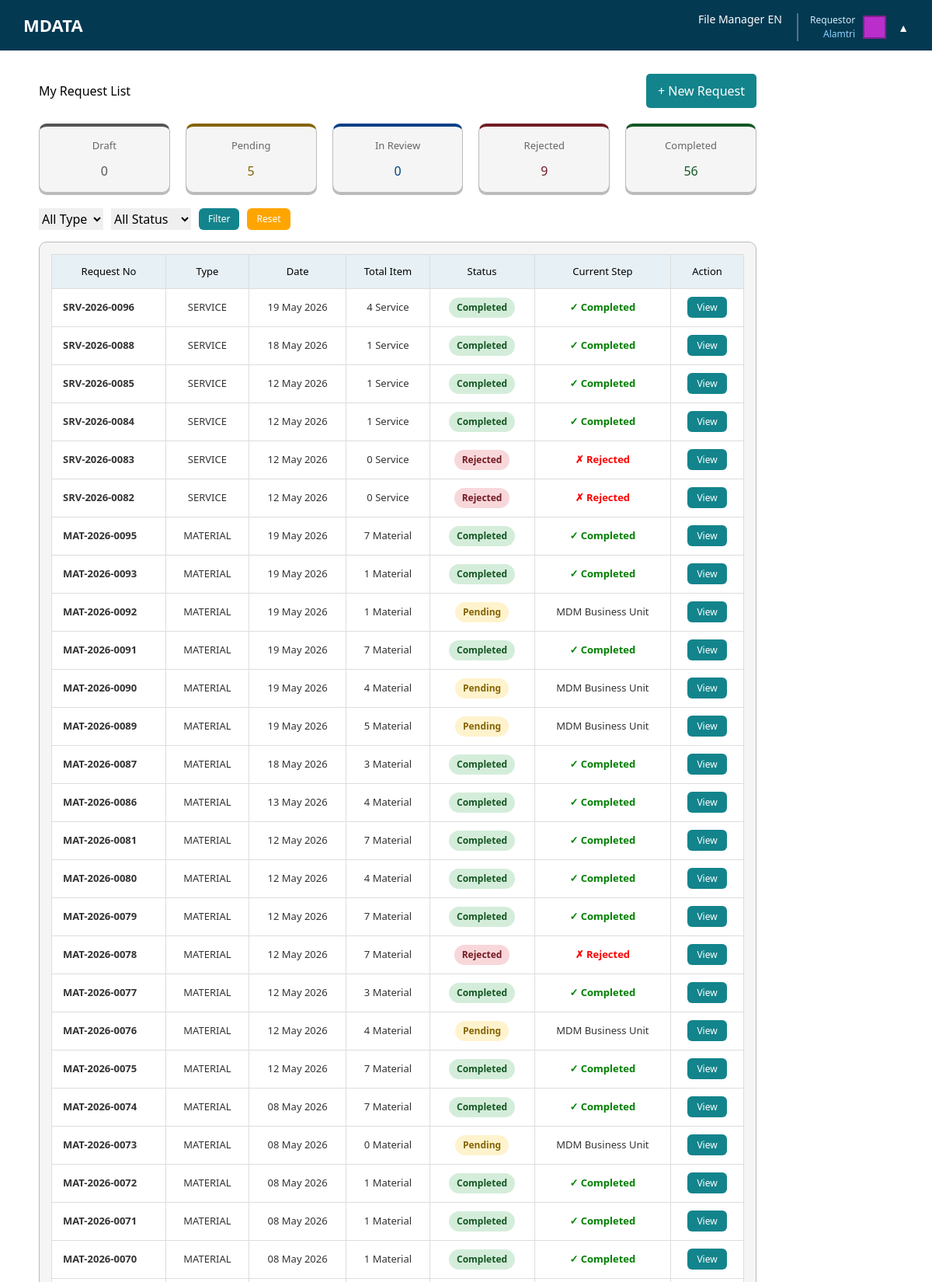
Page /Pages/request_list.php (signed in, upper part) on the committed database.
### tables this page shows
CREATE TABLE IF NOT EXISTS `users` (
  `id` int NOT NULL AUTO_INCREMENT,
  `nama` varchar(100) DEFAULT NULL,
  `email` varchar(100) DEFAULT NULL,
  `departemen` varchar(100) DEFAULT NULL,
  `password` varchar(100) DEFAULT NULL,
  `company_id` int DEFAULT NULL,
  `role_id` int DEFAULT NULL,
  PRIMARY KEY (`id`),
  KEY `company_id` (`company_id`),
  KEY `role_id` (`role_id`),
  CONSTRAINT `users_ibfk_1` FOREIGN KEY (`company_id`) REFERENCES `company` (`id`),
  CONSTRAINT `users_ibfk_2` FOREIGN KEY (`role_id`) REFERENCES `role` (`id`)
);

CREATE TABLE IF NOT EXISTS `role` (
  `id` int NOT NULL AUTO_INCREMENT,
  `nama_role` varchar(50) DEFAULT NULL,
  PRIMARY KEY (`id`)
);

CREATE TABLE IF NOT EXISTS `company` (
  `id` int NOT NULL AUTO_INCREMENT,
  `nama_company` varchar(50) DEFAULT NULL,
  `company_code` varchar(10) DEFAULT NULL,
  PRIMARY KEY (`id`)
);

CREATE TABLE IF NOT EXISTS `request_header` (
  `id` int NOT NULL AUTO_INCREMENT,
  `request_no` varchar(50) DEFAULT NULL,
  `requestor_id` int NOT NULL,
  `company_id` int NOT NULL,
  `departemen` varchar(100) NOT NULL,
  `request_type` varchar(50) NOT NULL,
  `request_date` date NOT NULL,
  `status` varchar(50) NOT NULL DEFAULT 'DRAFT',
  `current_step` varchar(50) NOT NULL DEFAULT 'MDM_BU',
  `general_approved_by` int DEFAULT NULL,
  `general_approved_at` datetime DEFAULT NULL,
  `submitted_at` timestamp NULL DEFAULT NULL,
  `created_at` timestamp NOT NULL DEFAULT CURRENT_TIMESTAMP,
  `updated_at` timestamp NOT NULL DEFAULT CURRENT_TIMESTAMP ON UPDATE CURRENT_TIMESTAMP,
  PRIMARY KEY (`id`),
  UNIQUE KEY `request_no` (`request_no`),
  KEY `fk_rh_requestor` (`requestor_id`),
  KEY `fk_rh_general_approver` (`general_approved_by`),
  CONSTRAINT `fk_rh_general_approver` FOREIGN KEY (`general_approved_by`) REFERENCES `users` (`id`),
  CONSTRAINT `fk_rh_requestor` FOREIGN KEY (`requestor_id`) REFERENCES `users` (`id`)
);

### Pages/request_list.php (the view, shortened to what this page needs)
<?php
require_once $_SERVER['DOCUMENT_ROOT'] . '/atri/config/koneksi.php';
$user_id    = (int)$_SESSION['user_id'];
$statuses = ['DRAFT', 'PENDING', 'PARTIAL', 'REJECTED', 'COMPLETED'];
$summary  = [];
foreach($statuses as $st){
    $res           = mysqli_query($koneksi, "SELECT COUNT(*) as total FROM request_header WHERE requestor_id = $user_id AND status = '$st'");
    $data          = mysqli_fetch_assoc($res);
    $summary[$st]  = $data['total'];
}
$where = ["rh.requestor_id = $user_id"];
$whereSql = implode(" AND ", $where);
$sql = "
    SELECT
        rh.*,
        (SELECT COUNT(*) FROM request_detail_material WHERE request_id = rh.id) as total_material,
        (SELECT COUNT(*) FROM request_detail_service WHERE request_id = rh.id) as total_service
    FROM request_header rh
    WHERE $whereSql
    ORDER BY rh.request_no DESC";
$query = mysqli_query($koneksi, $sql);
?>
<!DOCTYPE html>
<html lang="en">
<head>
    <link rel="stylesheet" href="/atri/css/global.css">
    <link rel="stylesheet" href="/atri/css/navbar.css">
    <link rel="stylesheet" href="/atri/css/request_list.css">
<script src="https://cdn.tailwindcss.com"></script>
</head>
<body>
<?php require_once $_SERVER['DOCUMENT_ROOT'] . '/atri/include/navbar.php'; ?>
<div class="container">
    <div style="display:flex;justify-content:space-between;align-items:center;margin-bottom:20px;">
        <h2 id="pageTitle"> My Request List</h2>
        <a href="request.php" style="background:var(--btn-primary);color:white;padding:10px 15px;border-radius:5px;text-decoration:none;">+ New Request</a>
    </div>
    <div class="summary-box">
        <?php
        $labelMap = [
            'DRAFT'     => 'Draft',
            'PENDING'   => 'Pending',
            'PARTIAL'   => 'In Review',
            'REJECTED'  => 'Rejected',
            'COMPLETED' => 'Completed',
        ];
        $colorMap = [
            'DRAFT'     => ['bg' => '#f0f0f0', 'color' => '#555'],
            'PENDING'   => ['bg' => '#fff3cd', 'color' => '#856404'],
            'PARTIAL'   => ['bg' => '#cce5ff', 'color' => '#004085'],
            'REJECTED'  => ['bg' => '#f8d7da', 'color' => '#721c24'],
            'COMPLETED' => ['bg' => '#d4edda', 'color' => '#155724'],
        ];
        foreach($summary as $st => $count):
            $color = $colorMap[$st]['color'] ?? '#333';
        ?>
        <div class="summary-card" style="border-top: 4px solid <?= $color ?>">
            <div style="color:#666;font-size:13px;"><?= $labelMap[$st] ?? $st ?></div>
            <h1 style="margin:10px 0 0 0;color:<?= $color ?>"><?= $count ?></h1>
        </div>
        <?php endforeach; ?>
    </div>
<form method="GET" style="display:flex;gap:10px;margin-bottom:15px;">
    <select name="type">
        <option value="">All Type</option>
    </select>
    <select name="status">
        <option value="">All Status</option>
    </select>
    <button type="submit" class="btn-view">Filter</button>
    <a href="request_list.php" class="btn-edit">Reset</a>
</form>
    <div class="table-box">
        <table>
            <thead>
                <tr>
                    <th>Request No</th>
                    <th>Type</th>
                    <th>Date</th>
                    <th>Total Item</th>
                    <th>Status</th>
                    <th>Current Step</th>
                    <th>Action</th>
                </tr>
            </thead>
            <tbody>
                <?php if($query && mysqli_num_rows($query) > 0): ?>
                    <?php while($row = mysqli_fetch_assoc($query)): ?>
                        <tr>
                            <td><strong><?= htmlspecialchars($row['request_no']) ?></strong></td>
                            <td><?= htmlspecialchars($row['request_type']) ?></td>
                            <td><?= date('d M Y', strtotime($row['request_date'])) ?></td>
                            <td style="text-align:center;">
                                <?php
                                if($row['request_type'] == 'MATERIAL'){
                                    echo $row['total_material'] . ' Material';
                                } else {
                                    echo $row['total_service'] . ' Service';
                                }
                                ?>
                            </td>
                            <td>
                                <?php
                                $s     = $row['status'];
                                $label = $labelMap[$s] ?? $s;
                                $cls   = 'status-' . strtolower($s);
                                echo '<span class="badge ' . $cls . '">' . htmlspecialchars($label) . '</span>';
                                ?>
                            </td>
                            <td>
                                <?php
                                $step = $row['current_step'] ?? '-';
                                if($row['status'] == 'COMPLETED'){
                                    echo '<span style="color:green;font-weight:bold">✓ Completed</span>';
                                } elseif($row['status'] == 'REJECTED'){
                                    echo '<span style="color:red;font-weight:bold">✗ Rejected</span>';
                                } else {
                                    echo htmlspecialchars($step);
                                }
                                ?>
                            </td>
                            <td>
                                <?php if($row['status'] == 'DRAFT'): ?>
                                    <a href="request.php?id=<?= $row['id'] ?>" class="btn-edit">Edit</a>
                                <?php else: ?>
                                    <a href="view_request.php?id=<?= $row['id'] ?>" class="btn-view">View</a>
                                <?php endif; ?>
                            </td>
                        </tr>
                    <?php endwhile; ?>
                <?php endif; ?>
            </tbody>
        </table>
    </div>
</div>
</body>
</html>

### include/navbar.php (shortened to what this page needs)
<?php
$user_id = $_SESSION['user_id'];
$queryNav = mysqli_query($koneksi, "
    SELECT users.nama, role.nama_role, company.nama_company
    FROM users
    JOIN role    ON users.role_id    = role.id
    JOIN company ON users.company_id = company.id
    WHERE users.id = '$user_id'
");
$userNav = mysqli_fetch_assoc($queryNav);
?>
    <link rel="stylesheet" href="/atri/css/global.css">
    <link rel="stylesheet" href="/atri/css/navbar.css">
<div class="navbar">
    <div class="nav-left">
        <span class="logo-text">MDATA</span>
    </div>
    <div class="nav-right" id="mobileMenu">
        <a href="#">File Manager</a>
        <a href="#">EN</a>
        <div class="user-menu">
            <div class="user-panel" onclick="toggleUserMenu()">
                <div class="user-text">
                    <div class="user-role">
                        <?= htmlspecialchars($userNav['nama_role']    ?? 'No Role') ?>
                    </div>
                    <div class="user-company">
                        <?= htmlspecialchars($userNav['nama_company'] ?? 'No Company') ?>
                    </div>
                </div>
                <div class="user-color"></div>
                <div class="arrow">▲</div>
            </div>
        </div>
    </div>
</div>

### css/global.css (style rules this page uses)
*, *::before, *::after { box-sizing: border-box; }
html, body { overflow-x: hidden; }
body { margin: 0; font-family: "Segoe UI", Tahoma, Geneva, Verdana, sans-serif; }
.container { padding: 30px 50px; }

### css/navbar.css (style rules this page uses)
.navbar { background: var(--navbar); color: white; padding: 12px 30px; display: flex; min-height: 60px; justify-content: space-between; align-items: center; }
.logo-text { font-size: 22px; font-weight: 600; }
.nav-right a { color: white; text-decoration: none; font-size: 14px; }
.user-company { font-size: 12px; color: #8fd3ff; }
.user-role { font-size: 11px; color: #cfefff; }
.arrow { margin-left: 5px; font-size: 12px; }
.user-panel { display: flex; align-items: center; gap: 10px; margin-left: 15px; cursor: pointer; border-left: 2px solid rgba(255,255,255,0.3); padding-left: 15px; }
.user-text { text-align: right; }
.user-role { font-size: 12px; color: #cfefff; }
.user-color { width: 30px; height: 30px; background: #ba2ecc; border: 2px solid rgba(0,0,0,0.3); }
.arrow { font-size: 14px; }
.user-menu { position: relative; display: inline-block; }

### css/request_list.css (style rules this page uses)
h2 { font-size: 18px; margin-bottom: 10px; color: #000; }
.summary-box { display: flex; gap: 20px; margin-bottom: 20px; }
.summary-card { flex: 1; background: #f5f5f5; border: 1px solid #bbb; border-radius: 10px; padding: 15px; box-shadow: 0 3px 0 #bbb; text-align: center; }
.table-box { background: #f5f5f5; padding: 15px; border-radius: 10px; border: 1px solid #bbb; }
table { width: 100%; border-collapse: collapse; background: #fff; border-radius: 0; }
table th { background: var(--table-header); padding: 12px 14px; text-align: center; font-size: 13px; font-weight: 500; vertical-align: middle; border: 1px solid #ddd; }
table td { padding: 11px 14px; font-size: 13px; border: 1px solid #ddd; color: #333; vertical-align: middle; text-align: center; }
table td:first-child { text-align: left; }
.badge { display: inline-block; padding: 4px 10px; border-radius: 20px; font-size: 12px; font-weight: bold; }
.status-pending { background: #fff3cd; color: #856404; }
.status-rejected { background: #f8d7da; color: #721c24; }
.status-completed { background: #d4edda; color: #155724; }
.btn-edit { background: orange; color: white; padding: 5px 12px; border-radius: 6px; text-decoration: none; font-size: 12px; }
.btn-view { background: var(--btn-primary); color: white; padding: 5px 12px; border-radius: 6px; text-decoration: none; font-size: 12px; }

### rows in the picture
users: role.nama_role "Requestor", company.nama_company "Alamtri"
request_header: request_no "SRV-2026-0096", request_type "SERVICE", request_date "19 May 2026", total_service "4", status "Completed", shows "✓ Completed"
request_header: request_no "SRV-2026-0088", request_type "SERVICE", request_date "18 May 2026", total_service "1", status "Completed", shows "✓ Completed"
request_header: request_no "SRV-2026-0085", request_type "SERVICE", request_date "12 May 2026", total_service "1", status "Completed", shows "✓ Completed"
request_header: request_no "SRV-2026-0084", request_type "SERVICE", request_date "12 May 2026", total_service "1", status "Completed", shows "✓ Completed"
request_header: request_no "SRV-2026-0083", request_type "SERVICE", request_date "12 May 2026", total_service "0", status "Rejected", shows "✗ Rejected"
request_header: request_no "SRV-2026-0082", request_type "SERVICE", request_date "12 May 2026", total_service "0", status "Rejected", shows "✗ Rejected"
request_header: request_no "MAT-2026-0095", request_type "MATERIAL", request_date "19 May 2026", total_material "7", status "Completed", shows "✓ Completed"
request_header: request_no "MAT-2026-0093", request_type "MATERIAL", request_date "19 May 2026", total_material "1", status "Completed", shows "✓ Completed"
request_header: request_no "MAT-2026-0092", request_type "MATERIAL", request_date "19 May 2026", total_material "1", status "Pending", current_step "MDM Business Unit"
request_header: request_no "MAT-2026-0091", request_type "MATERIAL", request_date "19 May 2026", total_material "7", status "Completed", shows "✓ Completed"
request_header: request_no "MAT-2026-0090", request_type "MATERIAL", request_date "19 May 2026", total_material "4", status "Pending", current_step "MDM Business Unit"
request_header: request_no "MAT-2026-0089", request_type "MATERIAL", request_date "19 May 2026", total_material "5", status "Pending", current_step "MDM Business Unit"
request_header: request_no "MAT-2026-0087", request_type "MATERIAL", request_date "18 May 2026", total_material "3", status "Completed", shows "✓ Completed"
request_header: request_no "MAT-2026-0086", request_type "MATERIAL", request_date "13 May 2026", total_material "4", status "Completed", shows "✓ Completed"
request_header: request_no "MAT-2026-0081", request_type "MATERIAL", request_date "12 May 2026", total_material "7", status "Completed", shows "✓ Completed"
request_header: request_no "MAT-2026-0080", request_type "MATERIAL", request_date "12 May 2026", total_material "4", status "Completed", shows "✓ Completed"
request_header: request_no "MAT-2026-0079", request_type "MATERIAL", request_date "12 May 2026", total_material "7", status "Completed", shows "✓ Completed"
request_header: request_no "MAT-2026-0078", request_type "MATERIAL", request_date "12 May 2026", total_material "7", status "Rejected", shows "✗ Rejected"
request_header: request_no "MAT-2026-0077", request_type "MATERIAL", request_date "12 May 2026", total_material "3", status "Completed", shows "✓ Completed"
request_header: request_no "MAT-2026-0076", request_type "MATERIAL", request_date "12 May 2026", total_material "4", status "Pending", current_step "MDM Business Unit"
request_header: request_no "MAT-2026-0075", request_type "MATERIAL", request_date "12 May 2026", total_material "7", status "Completed", shows "✓ Completed"
request_header: request_no "MAT-2026-0074", request_type "MATERIAL", request_date "08 May 2026", total_material "7", status "Completed", shows "✓ Completed"
request_header: request_no "MAT-2026-0073", request_type "MATERIAL", request_date "08 May 2026", total_material "0", status "Pending", current_step "MDM Business Unit"
request_header: request_no "MAT-2026-0072", request_type "MATERIAL", request_date "08 May 2026", total_material "1", status "Completed", shows "✓ Completed"
request_header: request_no "MAT-2026-0071", request_type "MATERIAL", request_date "08 May 2026", total_material "1", status "Completed", shows "✓ Completed"
request_header: request_no "MAT-2026-0070", request_type "MATERIAL", request_date "08 May 2026", total_material "1", status "Completed", shows "✓ Completed"

### other values in the picture
$labelMap[$st] "Draft"
$count "0"
$labelMap[$st] "Pending"
$count "5"
$labelMap[$st] "In Review"
$labelMap[$st] "Rejected"
$count "9"
$labelMap[$st] "Completed"
$count "56"
